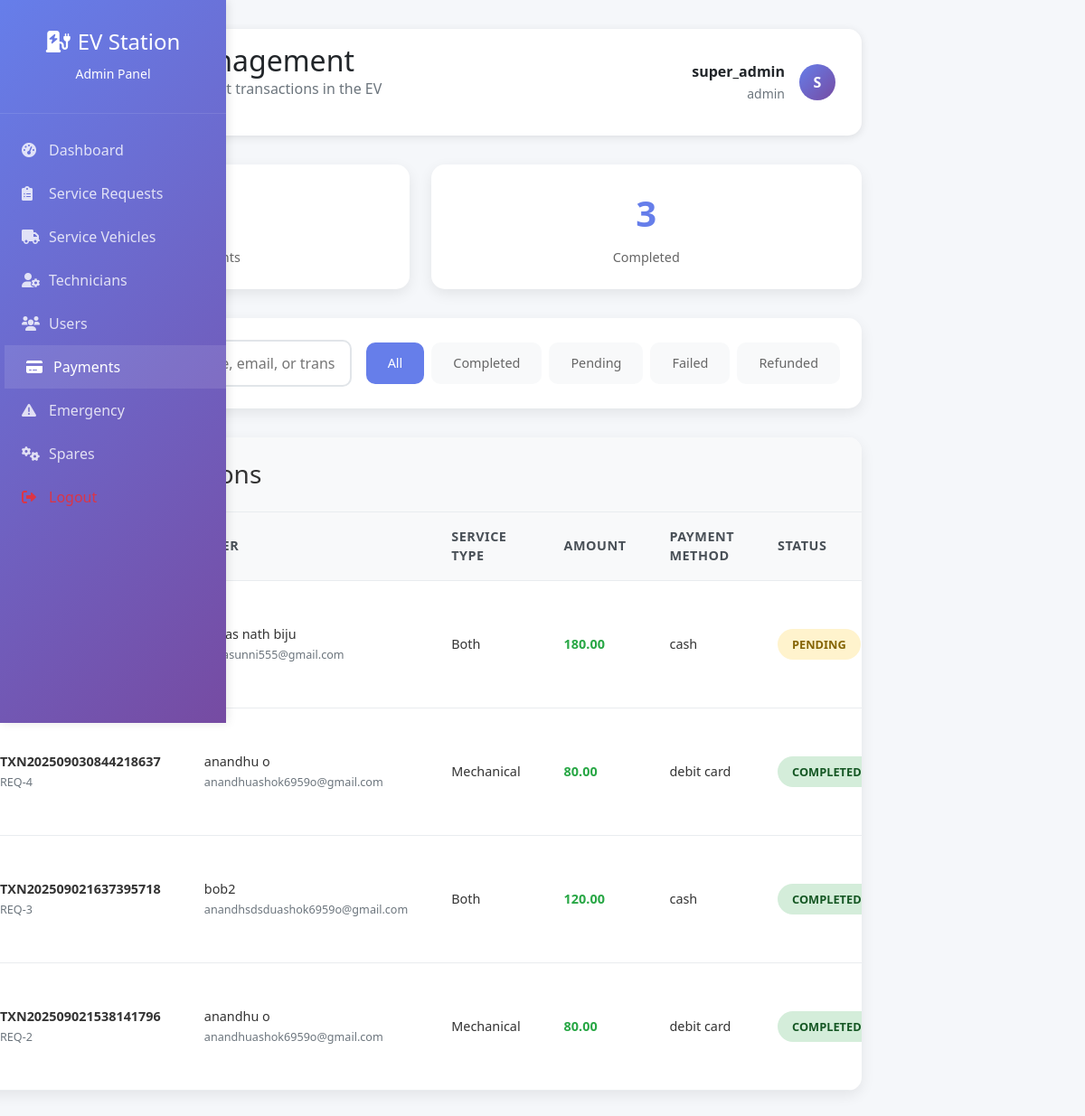
/admin/payments.php (signed in), run on the app's committed database.
### tables this page shows
CREATE TABLE `payments` (
  `id` int(11) NOT NULL,
  `service_request_id` int(11) NOT NULL,
  `amount` decimal(10,2) NOT NULL,
  `payment_method` enum('credit_card','debit_card','digital_wallet','cash') NOT NULL,
  `transaction_id` varchar(100) DEFAULT NULL,
  `status` enum('pending','completed','failed','refunded') DEFAULT 'pending',
  `created_at` timestamp NOT NULL DEFAULT current_timestamp()
);

CREATE TABLE `users` (
  `id` int(11) NOT NULL,
  `username` varchar(50) NOT NULL,
  `email` varchar(100) NOT NULL,
  `password` varchar(255) NOT NULL,
  `full_name` varchar(100) NOT NULL,
  `phone` varchar(20) DEFAULT NULL,
  `vehicle_model` varchar(100) DEFAULT NULL,
  `vehicle_plate` varchar(20) DEFAULT NULL,
  `created_at` timestamp NOT NULL DEFAULT current_timestamp(),
  `updated_at` timestamp NOT NULL DEFAULT current_timestamp() ON UPDATE current_timestamp()
);

CREATE TABLE `service_requests` (
  `id` int(11) NOT NULL,
  `user_id` int(11) NOT NULL,
  `user_vehicle_id` int(11) DEFAULT NULL,
  `request_type` enum('charging','mechanical','both') NOT NULL,
  `vehicle_location_lat` decimal(10,8) NOT NULL,
  `vehicle_location_lng` decimal(11,8) NOT NULL,
  `description` text DEFAULT NULL,
  `urgency_level` enum('low','medium','high','emergency') DEFAULT 'medium',
  `status` enum('pending','assigned','in_progress','completed','cancelled') DEFAULT 'pending',
  `assigned_vehicle_id` int(11) DEFAULT NULL,
  `assigned_technician_id` int(11) DEFAULT NULL,
  `estimated_arrival_time` datetime DEFAULT NULL,
  `actual_arrival_time` datetime DEFAULT NULL,
  `completion_time` datetime DEFAULT NULL,
  `total_cost` decimal(10,2) DEFAULT NULL,
  `payment_status` enum('pending','paid','failed') DEFAULT 'pending',
  `created_at` timestamp NOT NULL DEFAULT current_timestamp(),
  `updated_at` timestamp NOT NULL DEFAULT current_timestamp() ON UPDATE current_timestamp()
);

### config/database.php (called while the page is built, shortened)
<?php
class Database {
    private $host = 'localhost';
    private $db_name = 'ev_mobile_station';
    private $username = 'root';
    private $password = '';
    private $conn;
    public function getConnection() {
        if ($this->conn === null) {
            try {
                $this->conn = new PDO(
                    "mysql:host=" . $this->host . ";dbname=" . $this->db_name . ";charset=utf8mb4",
                    $this->username,
                    $this->password,
                    array(
                        PDO::ATTR_ERRMODE => PDO::ERRMODE_EXCEPTION,
                        PDO::ATTR_DEFAULT_FETCH_MODE => PDO::FETCH_ASSOC,
                        PDO::MYSQL_ATTR_INIT_COMMAND => "SET NAMES utf8mb4",
                        PDO::ATTR_PERSISTENT => false,
                        PDO::ATTR_EMULATE_PREPARES => false
                    )
                );
            } catch(PDOException $exception) {
                error_log("Database connection error: " . $exception->getMessage());
                throw new Exception("Database connection failed: " . $exception->getMessage());
            }
        }
        return $this->conn;
    }
    public function executeQuery($sql, $params = []) {
        try {
            $conn = $this->getConnection();
            $stmt = $conn->prepare($sql);
            $stmt->execute($params);
            return $stmt;
        } catch (Exception $e) {
            error_log("Query execution error: " . $e->getMessage());
            throw new Exception("Query execution failed: " . $e->getMessage());
        }
    }
}
?>

### admin/payments.php (the view, shortened to what this page needs)
<?php
$db = Database::getInstance();
$filter = $_GET['filter'] ?? 'all';
$search = $_GET['search'] ?? '';
$sql = "SELECT p.id, p.transaction_id, p.amount, p.payment_method, p.status, p.created_at,
               sr.id AS request_id, sr.request_type,
               u.full_name AS user_name, u.email AS user_email
        FROM payments p
        JOIN service_requests sr ON p.service_request_id = sr.id
        JOIN users u ON sr.user_id = u.id
        ORDER BY p.created_at DESC";
$stmt = $db->executeQuery($sql);
$payments = $stmt->fetchAll();
$filtered_payments = $payments;
$total_payments = count($payments);
$completed_payments = count(array_filter($payments, function($p) { return $p['status'] === 'completed'; }));
?>
<!DOCTYPE html>
<html lang="en">
<head>
    <link href="https://cdn.jsdelivr.net/npm/bootstrap@5.1.3/dist/css/bootstrap.min.css" rel="stylesheet">
    <link rel="stylesheet" href="https://cdnjs.cloudflare.com/ajax/libs/font-awesome/6.0.0/css/all.min.css">
</head>
<body>
    <div class="container-fluid">
        <div class="row">
            <div class="col-md-3 col-lg-2 px-0" style="position: relative; z-index: 1000;">
                <div class="sidebar">
                    <div class="sidebar-header">
                        <h4><i class="fas fa-charging-station me-2"></i>EV Station</h4>
                        <small>Admin Panel</small>
                    </div>
                    <nav class="sidebar-nav">
                        <a href="dashboard.php" class="nav-link">
                            <i class="fas fa-tachometer-alt"></i>Dashboard
                        </a>
                        <a href="requests.php" class="nav-link">
                            <i class="fas fa-clipboard-list"></i>Service Requests
                        </a>
                        <a href="vehicles.php" class="nav-link">
                            <i class="fas fa-truck"></i>Service Vehicles
                        </a>
                        <a href="technicians.php" class="nav-link">
                            <i class="fas fa-user-cog"></i>Technicians
                        </a>
                        <a href="users.php" class="nav-link">
                            <i class="fas fa-users"></i>Users
                        </a>
                        <a href="payments.php" class="nav-link active">
                            <i class="fas fa-credit-card"></i>Payments
                        </a>
                        <a href="emergency.php" class="nav-link">
                            <i class="fas fa-exclamation-triangle"></i>Emergency
                        </a>
                        <a href="spares.php" class="nav-link"><i class="fas fa-cogs"></i>Spares</a>
                        <a href="../logout.php" class="nav-link text-danger">
                            <i class="fas fa-sign-out-alt"></i>Logout
                        </a>
                    </nav>
                </div>
            </div>
            <div class="col-md-9 col-lg-10">
                <div class="main-content">
                    <div class="top-bar">
                        <div class="row align-items-center">
                            <div class="col-md-6">
                                <h2 class="mb-0"><i class="fas fa-credit-card me-2"></i>Payment Management</h2>
                                <p class="text-muted mb-0">Monitor and manage all payment transactions in the EV Mobile Station network</p>
                            </div>
                            <div class="col-md-6 text-end">
                                <div class="admin-info justify-content-end">
                                    <div class="text-end">
                                        <div class="fw-bold"><?php echo htmlspecialchars($_SESSION['admin_role'] ?? 'Admin'); ?></div>
                                        <small class="text-muted"><?php echo htmlspecialchars($_SESSION['admin_username'] ?? ''); ?></small>
                                    </div>
                                    <div class="admin-avatar">
                                        <?php echo strtoupper(substr($_SESSION['admin_full_name'] ?? 'A', 0, 1)); ?>
                                    </div>
                                </div>
                            </div>
                        </div>
                    </div>
                    <div class="stats-grid">
                        <div class="stat-card">
                            <div class="stat-number"><?php echo $total_payments; ?></div>
                            <div class="stat-label">Total Payments</div>
                        </div>
                        <div class="stat-card">
                            <div class="stat-number"><?php echo $completed_payments; ?></div>
                            <div class="stat-label">Completed</div>
                        </div>
                    </div>
                    <div class="controls">
                        <form method="GET" class="controls-row" style="width:100%">
                            <div class="search-box">
                                <input type="text" name="search" id="searchInput" placeholder="Search payments by user name, email, or transaction ID..."
                                       value="<?php echo htmlspecialchars($search); ?>">
                            </div>
                            <div class="filter-buttons">
                                <button type="submit" name="filter" value="all" class="filter-btn <?php echo $filter === 'all' ? 'active' : ''; ?>">All</button>
                                <button type="submit" name="filter" value="completed" class="filter-btn <?php echo $filter === 'completed' ? 'active' : ''; ?>">Completed</button>
                                <button type="submit" name="filter" value="pending" class="filter-btn <?php echo $filter === 'pending' ? 'active' : ''; ?>">Pending</button>
                                <button type="submit" name="filter" value="failed" class="filter-btn <?php echo $filter === 'failed' ? 'active' : ''; ?>">Failed</button>
                                <button type="submit" name="filter" value="refunded" class="filter-btn <?php echo $filter === 'refunded' ? 'active' : ''; ?>">Refunded</button>
                            </div>
                        </form>
                    </div>
                    <div class="payments-table">
                        <div class="table-header">
                            <h3>Payment Transactions</h3>
                        </div>
                        <?php if (empty($filtered_payments)): ?>
                            <div class="empty-state">
                                <i class="fas fa-credit-card"></i>
                                <p>No payments found matching your criteria</p>
                            </div>
                        <?php else: ?>
                            <div class="table-container">
                                <table>
                                    <thead>
                                        <tr>
                                            <th>Transaction ID</th>
                                            <th>User</th>
                                            <th>Service Type</th>
                                            <th>Amount</th>
                                            <th>Payment Method</th>
                                            <th>Status</th>
                                        </tr>
                                    </thead>
                                    <tbody>
                                        <?php foreach ($filtered_payments as $payment): ?>
                                            <tr>
                                                <td>
                                                    <strong><?php echo htmlspecialchars($payment['transaction_id'] ?? ''); ?></strong>
                                                    <br>
                                                    <small class="text-muted"><?php echo 'REQ-' . (int)$payment['request_id']; ?></small>
                                                </td>
                                                <td>
                                                    <div><?php echo htmlspecialchars($payment['user_name']); ?></div>
                                                    <small class="text-muted"><?php echo htmlspecialchars($payment['user_email']); ?></small>
                                                </td>
                                                <td><?php echo htmlspecialchars(ucfirst($payment['request_type'])); ?></td>
                                                <td class="amount"><?php echo number_format((float)$payment['amount'], 2); ?></td>
                                                <td><?php echo htmlspecialchars(str_replace('_',' ', $payment['payment_method'])); ?></td>
                                                <td>
                                                    <span class="status-badge status-<?php echo $payment['status']; ?>">
                                                        <?php echo ucfirst($payment['status']); ?>
                                                    </span>
                                                </td>
                                            </tr>
                                        <?php endforeach; ?>
                                    </tbody>
                                </table>
                            </div>
                        <?php endif; ?>
                    </div>
                </div>
            </div>
        </div>
    </div>
</body>
</html>

### data on the page
payments: users.full_name "kailas nath biju", users.email "kailasunni555@gmail.com", service_request.request_type "Both", amount "180.00", payment_method "cash", status "PENDING"
payments: transaction "TXN202509030844218637", service_request "4", users.full_name "anandhu o", users.email "anandhuashok6959o@gmail.com", service_request.request_type "Mechanical", amount "80.00", payment_method "debit card", status "COMPLETED"
payments: transaction "TXN202509021637395718", service_request "3", users.full_name "bob2", users.email "anandhsdsduashok6959o@gmail.com", service_request.request_type "Both", amount "120.00", payment_method "cash", status "COMPLETED"
payments: transaction "TXN202509021538141796", service_request "2", users.full_name "anandhu o", users.email "anandhuashok6959o@gmail.com", service_request.request_type "Mechanical", amount "80.00", payment_method "debit card", status "COMPLETED"

### other printed values
$_SESSION['admin_role'] "super_admin"
$_SESSION['admin_username'] "admin"
substr($_SESSION['admin_full_name'] ?? 'A', 0, 1) "S"
$completed_payments "3"
